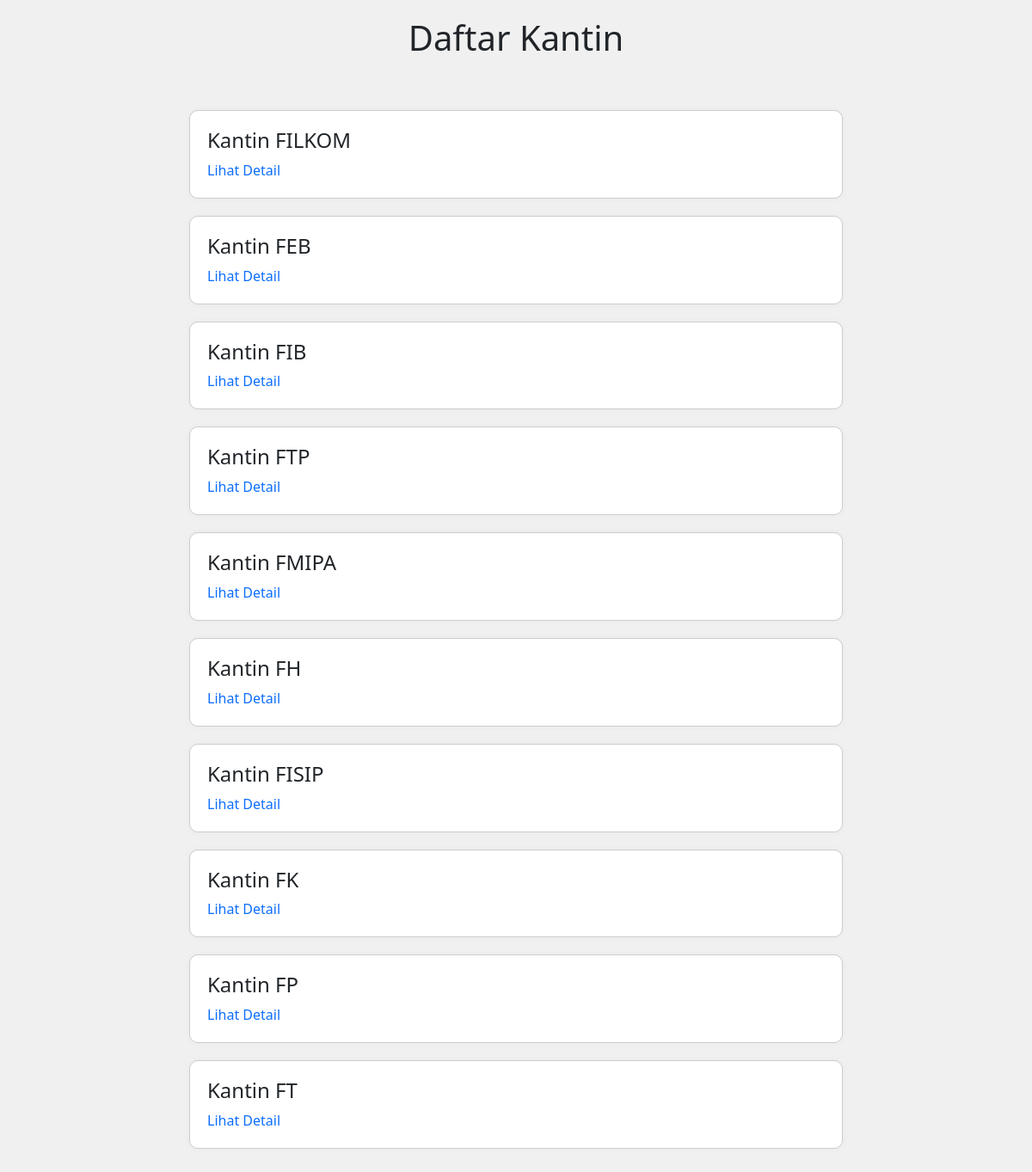
Page /index.php?c=Canteens&m=listCanteens (signed in) on the committed database.
### tables this page shows
CREATE TABLE IF NOT EXISTS canteens
(
  id_canteen INT AUTO_INCREMENT PRIMARY KEY,
  name VARCHAR (100) NOT NULL,
  price VARCHAR (50) NOT NULL,
  description TEXT NOT NULL
);

### model/Model.class.php (called while the page is built, shortened)
<?php
class Model
{
    public function __construct()
    {
        $host = 'localhost';
        $user = 'root';
        $pass = '';
        $dbname = 'canteenUB';
        $this->db = new mysqli($host, $user, $pass, $dbname);
    }
}

### controller/Controller.class.php (called while the page is built, shortened)
<?php
class Controller
{
    public function view($viewName, $data = [])
    {
        include 'view/' . $viewName . '.php';
    }
}

### controller/Canteens.class.php (called while the page is built, shortened)
<?php
require_once 'Controller.class.php';
require_once __DIR__ . '/../model/CanteensModel.class.php';
class Canteens extends Controller
{
    private $canteensModel;
    public function __construct()
    {
        $this->canteensModel = new CanteensModel();
    }
    public function listCanteens()
    {
        $canteens = $this->canteensModel->getAllCanteen();
        $this->view('canteenList', [
            'canteens' => $canteens
        ]);
    }
}

### model/CanteensModel.class.php (called while the page is built, shortened)
<?php
require_once 'Model.class.php';
class CanteensModel extends Model
{
    public function getAllCanteen()
    {
        $query = "SELECT * FROM canteens";
        $result = $this->db->query($query);
        $canteens = [];
        while ($row = $result->fetch_assoc()) {
            $canteens[] = $row;
        }
        return $canteens;
    }
}

### view/canteenList.php (the view, shortened to what this page needs)
<!DOCTYPE html>
<html lang="en">
<head>
  <link href="https://cdn.jsdelivr.net/npm/bootstrap@5.3.3/dist/css/bootstrap.min.css" rel="stylesheet" />
</head>
<body>
  <header>
    <h1>Daftar Kantin</h1>
  </header>
  <div class="canteen-container">
    <?php if (empty($canteens)): ?>
      <p class="text-center">Belum ada data kantin.</p>
    <?php else: ?>
      <?php foreach ($canteens as $canteen): ?>
        <div class="card">
          <h4><?= htmlspecialchars($canteen['name']) ?></h4>
          <a href="index.php?c=Canteens&m=viewDetail&id=<?= $canteen['id_canteen'] ?>">Lihat Detail</a>
        </div>
      <?php endforeach; ?>
    <?php endif; ?>
  </div>
</body>
</html>

### index.php (shortened to what this page needs)
<?php
$method = $_GET['m'] ?? 'login';
$controller = new $controllerName();
if (method_exists($controller, $method)) {
    if (isset($_GET['id'])) {
        $controller->$method($_GET['id']);
    } else {
        $controller->$method();
    }
} else {
    echo "Method not found.";
}

### view/canteenList.php (style rules this page uses)
body { background-color: #f0f0f0; }
header h1 { text-align: center; margin-top: 20px; }
.canteen-container { max-width: 800px; margin: 40px auto; padding: 20px; }
.card { background-color: #ffffff; border: 1px solid #cccccc; border-radius: 10px; padding: 20px; margin-bottom: 20px; box-shadow: 0 0 8px rgba(0, 0, 0, 0.03); }
.card a { text-decoration: none; color: #0d6efd; }

### rows in the picture
canteens: name "Kantin FILKOM"
canteens: name "Kantin FEB"
canteens: name "Kantin FIB"
canteens: name "Kantin FTP"
canteens: name "Kantin FMIPA"
canteens: name "Kantin FH"
canteens: name "Kantin FISIP"
canteens: name "Kantin FK"
canteens: name "Kantin FP"
canteens: name "Kantin FT"
